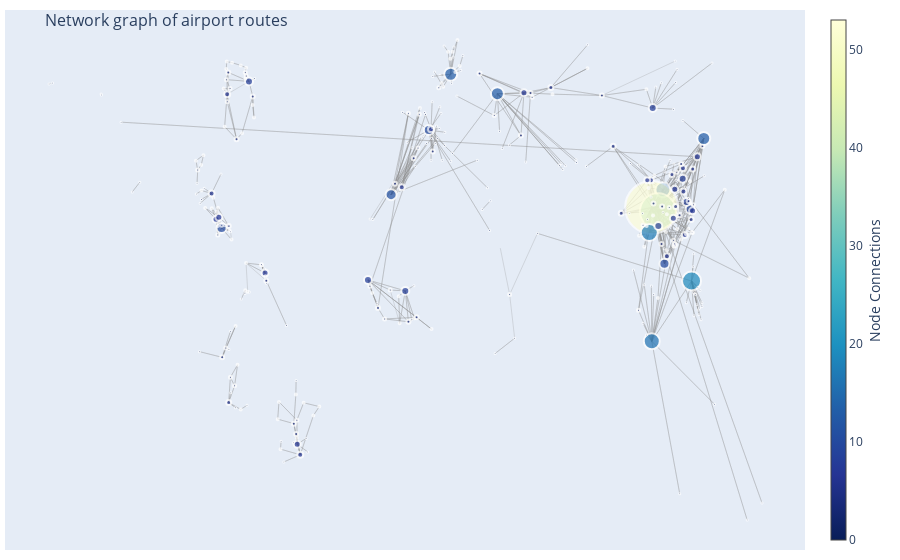

The notebook cell this image was saved under:
### Code cell
fig = go.Figure(data=[edge_trace, node_trace],
             layout=go.Layout(
                title='<br>Network graph of airport routes',
                titlefont_size=16,
                showlegend=False,
                hovermode='closest',
                margin=dict(b=10,l=5,r=5,t=10),
                annotations=[ dict(
                    text="",
                    showarrow=False,
                    xref="paper", yref="paper",
                    x=0.005, y=-0.002 ) ],
                xaxis=dict(showgrid=False, zeroline=False, showticklabels=False),
                yaxis=dict(showgrid=False, zeroline=False, showticklabels=False))
                )
fig.show()

### Figure 1 — Plotly figure (JSON) as saved in the notebook; plotly's stock layout.template omitted (floating-point values rounded to 4 significant figures; data arrays with more than 128 entries replaced by an {"elided": "..."} marker saying what was removed)
{"data": [{"hoverinfo": "none", "line": {"color": "#888", "width": 0.25}, "mode": "lines", "type": "scatter", "x": {"elided": "2904 float values"}, "y": {"elided": "2904 float values"}}, {"hoverinfo": "text", "marker": {"color": {"elided": "334 int values"}, "colorbar": {"thickness": 15, "title": {"side": "right", "text": "Node Connections"}, "xanchor": "left"}, "colorscale": [[0, "rgb(255,255,217)"], [0.125, "rgb(237,248,177)"], [0.25, "rgb(199,233,180)"], [0.375, "rgb(127,205,187)"], [0.5, "rgb(65,182,196)"], [0.625, "rgb(29,145,192)"], [0.75, "rgb(34,94,168)"], [0.875, "rgb(37,52,148)"], [1, "rgb(8,29,88)"]], "line": {"width": 2}, "reversescale": true, "showscale": true, "size": {"elided": "334 int values"}}, "mode": "markers", "text": {"elided": "334 str values"}, "type": "scatter", "x": {"elided": "334 float values"}, "y": {"elided": "334 float values"}}], "layout": {"annotations": [{"showarrow": false, "text": "", "x": 0.005, "xref": "paper", "y": -0.002, "yref": "paper"}], "hovermode": "closest", "margin": {"b": 10, "l": 5, "r": 5, "t": 10}, "showlegend": false, "title": {"font": {"size": 16}, "text": "<br>Network graph of airport routes"}, "xaxis": {"showgrid": false, "showticklabels": false, "zeroline": false}, "yaxis": {"showgrid": false, "showticklabels": false, "zeroline": false}}}
